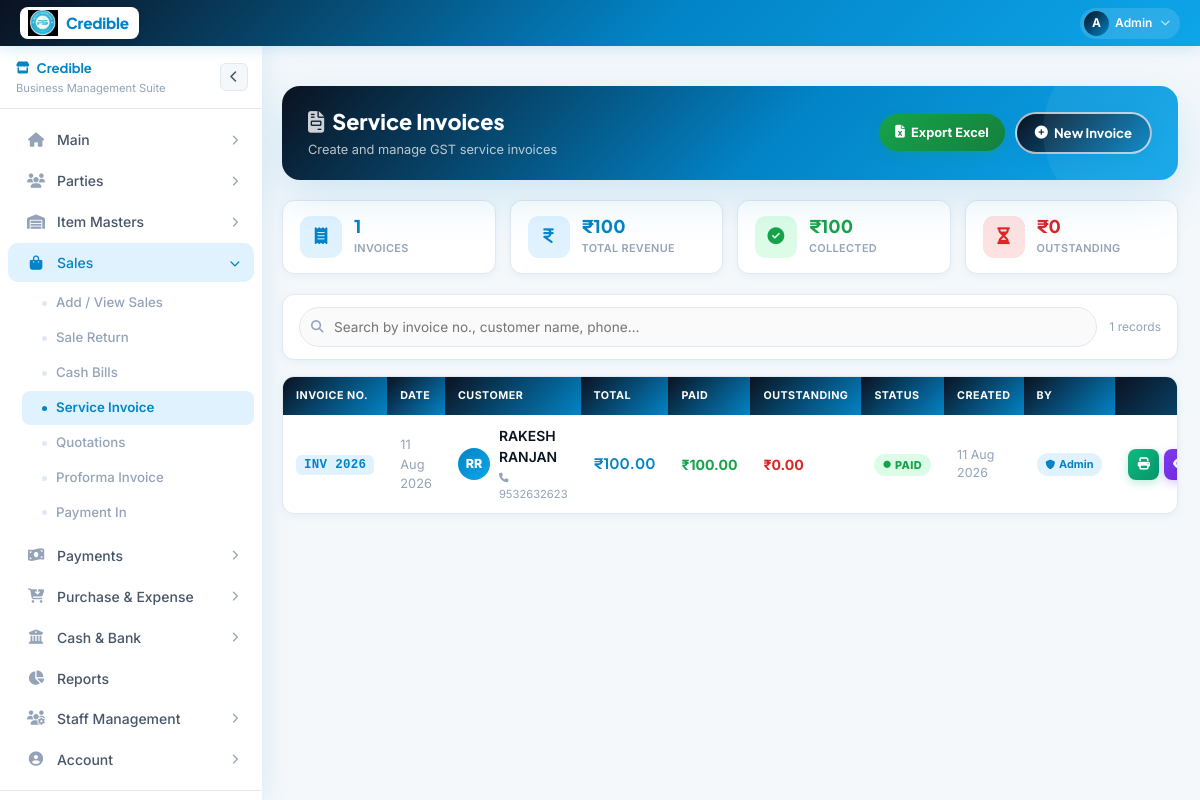
The app's page /service_invoice.php (signed in) with its own data.
### tables this page shows
CREATE TABLE `service_invoices` (
  `id` int(11) NOT NULL AUTO_INCREMENT,
  `invoice_no` varchar(50) DEFAULT NULL,
  `invoice_date` date DEFAULT NULL,
  `delivery_note` text DEFAULT NULL,
  `payment_terms` varchar(255) DEFAULT NULL,
  `reference_no` varchar(50) DEFAULT NULL,
  `buyer_order_no` varchar(50) DEFAULT NULL,
  `dated` date DEFAULT NULL,
  `dispatch_doc_no` varchar(50) DEFAULT NULL,
  `delivery_note_date` date DEFAULT NULL,
  `dispatched_through` varchar(100) DEFAULT NULL,
  `destination` text DEFAULT NULL,
  `terms_of_delivery` text DEFAULT NULL,
  `customer_id` int(11) DEFAULT NULL,
  `customer_name` varchar(255) NOT NULL,
  `customer_phone` varchar(50) DEFAULT NULL,
  `customer_address` text DEFAULT NULL,
  `shipping_address` text DEFAULT NULL,
  `subtotal` decimal(12,2) NOT NULL DEFAULT 0.00,
  `discount_amount` decimal(12,2) NOT NULL DEFAULT 0.00,
  `gst_amount` decimal(12,2) NOT NULL DEFAULT 0.00,
  `total_amount` decimal(12,2) NOT NULL DEFAULT 0.00,
  `payment_method` varchar(50) DEFAULT NULL,
  `paid_amount` decimal(12,2) NOT NULL DEFAULT 0.00,
  `created_by` int(11) NOT NULL,
  `created_at` datetime DEFAULT current_timestamp(),
  `updated_at` datetime DEFAULT current_timestamp() ON UPDATE current_timestamp(),
  PRIMARY KEY (`id`),
  KEY `idx_customer_id` (`customer_id`),
  KEY `idx_created_by` (`created_by`),
  KEY `idx_created_at` (`created_at`)
);

### service_invoice.php (the view, shortened to what this page needs)
<?php
require_once 'config.php';
try {
    $conn->query("ALTER TABLE service_invoice_items ADD COLUMN IF NOT EXISTS service_description TEXT AFTER service_name");
    $conn->query("ALTER TABLE service_invoices ADD COLUMN IF NOT EXISTS invoice_no VARCHAR(50) AFTER id");
    $conn->query("ALTER TABLE service_invoices ADD COLUMN IF NOT EXISTS invoice_date DATE AFTER invoice_no");
    $conn->query("ALTER TABLE service_invoices ADD COLUMN IF NOT EXISTS delivery_note TEXT AFTER invoice_date");
    $conn->query("ALTER TABLE service_invoices ADD COLUMN IF NOT EXISTS payment_terms VARCHAR(255) AFTER delivery_note");
    $conn->query("ALTER TABLE service_invoices ADD COLUMN IF NOT EXISTS reference_no VARCHAR(50) AFTER payment_terms");
    $conn->query("ALTER TABLE service_invoices ADD COLUMN IF NOT EXISTS buyer_order_no VARCHAR(50) AFTER reference_no");
    $conn->query("ALTER TABLE service_invoices ADD COLUMN IF NOT EXISTS dated DATE AFTER buyer_order_no");
    $conn->query("ALTER TABLE service_invoices ADD COLUMN IF NOT EXISTS dispatch_doc_no VARCHAR(50) AFTER dated");
    $conn->query("ALTER TABLE service_invoices ADD COLUMN IF NOT EXISTS delivery_note_date DATE AFTER dispatch_doc_no");
    $conn->query("ALTER TABLE service_invoices ADD COLUMN IF NOT EXISTS dispatched_through VARCHAR(100) AFTER delivery_note_date");
    $conn->query("ALTER TABLE service_invoices ADD COLUMN IF NOT EXISTS destination TEXT AFTER dispatched_through");
    $conn->query("ALTER TABLE service_invoices ADD COLUMN IF NOT EXISTS terms_of_delivery TEXT AFTER destination");
} catch (Exception $e) {
    error_log("Table alter error: " . $e->getMessage());
}
include('layout.php');
$user_type       = $_SESSION['user_type'] ?? 'admin';
try {
    $stmt = $conn->prepare("SELECT * FROM company_details LIMIT 1");
    $stmt->execute();
} catch (Exception $e) {
    $company = ['company_name'=>'Your Company','company_address'=>'','company_gst'=>'','company_logo'=>'','contact_name'=>'','email'=>'','phone'=>'','state'=>''];
    $company_state = '';
}
try {
    $stmt = $conn->prepare("SELECT id, name, phone, address, state FROM customers ORDER BY name ASC");
    $stmt->execute();
} catch (Exception $e) {
    $customers = [];
}
try {
    if ($user_type === 'admin') {
        $stmt = $conn->prepare("SELECT si.*, CASE WHEN au.id IS NOT NULL THEN COALESCE(au.full_name,'Admin') WHEN cu.name IS NOT NULL THEN cu.name ELSE 'Unknown' END AS created_by_name FROM service_invoices si LEFT JOIN users au ON si.created_by = au.id LEFT JOIN create_users cu ON si.created_by = cu.id ORDER BY si.created_at DESC");
        $stmt->execute();
    }
    $service_invoices = $stmt->get_result()->fetch_all(MYSQLI_ASSOC);
} catch (Exception $e) { $error_message = "Error fetching invoices: " . $e->getMessage(); $service_invoices = []; }
$total_invoices    = count($service_invoices);
$total_revenue     = array_sum(array_column($service_invoices, 'total_amount'));
$total_paid        = array_sum(array_column($service_invoices, 'paid_amount'));
$total_outstanding = $total_revenue - $total_paid;
function safeHtml($v) { return htmlspecialchars($v ?? '', ENT_QUOTES, 'UTF-8'); }
?>
<!DOCTYPE html>
<html lang="en">
<head>
<link href="https://cdn.jsdelivr.net/npm/bootstrap@5.3.0/dist/css/bootstrap.min.css" rel="stylesheet">
<link href="https://cdnjs.cloudflare.com/ajax/libs/font-awesome/6.4.0/css/all.min.css" rel="stylesheet">
</head>
<body>
<div class="page-wrap">
    <div class="page-hero">
        <div>
            <div class="hero-title"><i class="fas fa-file-invoice me-2" style="opacity:.8"></i>Service Invoices</div>
            <div class="hero-sub">Create and manage GST service invoices</div>
        </div>
        <div class="hero-actions">
            <button class="btn-export excel" onclick="showExportModal()"><i class="fas fa-file-excel"></i> Export Excel</button>
            <a href="javascript:void(0)" class="btn-primary-c" data-bs-toggle="modal" data-bs-target="#addInvoiceModal">
                <i class="fas fa-plus-circle"></i> New Invoice
            </a>
        </div>
    </div>
    <div class="stats-grid">
        <div class="stat-card">
            <div class="stat-icon purple"><i class="fas fa-receipt"></i></div>
            <div><div class="stat-val purple"><?php echo number_format($total_invoices); ?></div><div class="stat-label">Invoices</div></div>
        </div>
        <div class="stat-card">
            <div class="stat-icon blue"><i class="fas fa-indian-rupee-sign"></i></div>
            <div><div class="stat-val blue">₹<?php echo number_format($total_revenue, 0); ?></div><div class="stat-label">Total Revenue</div></div>
        </div>
        <div class="stat-card">
            <div class="stat-icon green"><i class="fas fa-circle-check"></i></div>
            <div><div class="stat-val green">₹<?php echo number_format($total_paid, 0); ?></div><div class="stat-label">Collected</div></div>
        </div>
        <div class="stat-card">
            <div class="stat-icon red"><i class="fas fa-hourglass-half"></i></div>
            <div><div class="stat-val red">₹<?php echo number_format($total_outstanding, 0); ?></div><div class="stat-label">Outstanding</div></div>
        </div>
    </div>
    <div class="search-bar">
        <div class="search-field">
            <i class="fas fa-search si"></i>
            <input type="text" id="searchInput" class="search-input" placeholder="Search by invoice no., customer name, phone…" oninput="filterTable()">
        </div>
        <div class="search-count" id="tableCount"><?php echo $total_invoices; ?> records</div>
    </div>
    <div class="table-card">
        <div class="table-scroll">
            <table class="data-table" id="invoiceTable">
                <thead>
                    <tr>
                        <th>Invoice No.</th>
                        <th>Date</th>
                        <th>Customer</th>
                        <th>Total</th>
                        <th>Paid</th>
                        <th>Outstanding</th>
                        <th>Status</th>
                        <th>Created</th>
                        <th>By</th>
                        <th style="text-align:center">Actions</th>
                    </tr>
                </thead>
                <tbody id="invoiceBody">
                <?php if (empty($service_invoices)): ?>
                    <tr class="empty-row">
                        <td colspan="10">
                            <div class="empty-icon"><i class="fas fa-file-invoice"></i></div>
                            <div style="font-weight:600;margin-bottom:5px">No service invoices yet</div>
                            <div style="font-size:.8rem">Click <strong>New Invoice</strong> to create one.</div>
                        </td>
                    </tr>
                <?php else: ?>
                    <?php foreach ($service_invoices as $inv):
                        $outstanding = $inv['total_amount'] - $inv['paid_amount'];
                        $status = ($inv['paid_amount'] <= 0) ? 'pending' : (($outstanding > 0.009) ? 'partial' : 'paid');
                        $initials = strtoupper(substr($inv['customer_name'],0,1) . (strpos($inv['customer_name'],' ')!==false ? substr($inv['customer_name'],strpos($inv['customer_name'],' ')+1,1) : ''));
                        $dateIST = (new DateTime($inv['created_at'], new DateTimeZone('UTC')))->setTimezone(new DateTimeZone('Asia/Kolkata'));
                        $invNum = $inv['invoice_no'] ?: 'INV-'.$inv['id'];
                        $searchVal = strtolower($invNum.' '.$inv['customer_name'].' '.($inv['customer_phone']??''));
                    ?>
                    <tr data-search="<?php echo safeHtml($searchVal); ?>">
                        <td><span class="inv-num"><?php echo safeHtml($invNum); ?></span></td>
                        <td style="font-size:.8rem;color:var(--text-muted)"><?php echo !empty($inv['invoice_date']) ? date('d M Y', strtotime($inv['invoice_date'])) : '—'; ?></td>
                        <td>
                            <div class="cust-cell">
                                <div class="cust-avatar"><?php echo $initials; ?></div>
                                <div>
                                    <div class="cust-name"><?php echo safeHtml($inv['customer_name']); ?></div>
                                    <?php if (!empty($inv['customer_phone'])): ?><div class="cust-phone"><i class="fas fa-phone" style="font-size:.6rem;margin-right:2px"></i><?php echo safeHtml($inv['customer_phone']); ?></div><?php endif; ?>
                                </div>
                            </div>
                        </td>
                        <td><div class="amount-cell">₹<?php echo number_format($inv['total_amount'],2); ?></div></td>
                        <td><div class="paid-cell">₹<?php echo number_format($inv['paid_amount'],2); ?></div></td>
                        <td><div class="outstanding-cell">₹<?php echo number_format($outstanding,2); ?></div></td>
                        <td>
                            <span class="status-badge <?php echo $status; ?>">
                                <i class="fas fa-circle" style="font-size:.45rem"></i>
                                <?php echo ucfirst($status); ?>
                            </span>
                        </td>
                        <td style="font-size:.78rem;color:var(--text-muted)"><?php echo $dateIST->format('d M Y'); ?></td>
                        <td>
                            <span class="creator-badge <?php echo $inv['created_by_name'] === 'Admin' ? 'admin' : 'staff'; ?>">
                                <i class="fas fa-<?php echo $inv['created_by_name'] === 'Admin' ? 'shield' : 'user'; ?>" style="font-size:.6rem"></i>
                                <?php echo safeHtml($inv['created_by_name']); ?>
                            </span>
                        </td>
                        <td>
                            <div class="action-group">
                                <a href="service_invoice_print.php?id=<?php echo $inv['id']; ?>" target="_blank" class="act-btn print" data-tip="Print"><i class="fas fa-print"></i></a>
                                <a href="service_inv_view.php?id=<?php echo $inv['id']; ?>" class="act-btn view" data-tip="View"><i class="fas fa-eye"></i></a>
                            </div>
                        </td>
                    </tr>
                    <?php endforeach; ?>
                <?php endif; ?>
                </tbody>
            </table>
        </div>
    </div>
</div>
</body>
</html>

### layout.php (style rules this page uses)
:root { --brand: #0284c7; --brand-dark: #0b1220; --brand-mid: #0ea5e9; --brand-light: #e0f2fe; --brand-xlight: #f0f9ff; --gold: #0369a1; --white: #ffffff; --bg: #f4f8fb; --card: #ffffff; --border: #e2e8f0; --text: #0b1220; --text-mid: #475569; --text-muted: #94a3b8; --success: #16a34a; --danger: #dc2626; --nav-h: 46px; --sb-w: 262px; --sb-w-collapsed: 64px; --radius: 10px; --shadow-nav: 0 2px 16px rgba(2,132,199,.18); --shadow-sb: 4px 0 24px rgba(2,132,199,.10); --transition: 0.28s cubic-bezier(.4,0,.2,1); }
*, *::before, *::after { box-sizing: border-box; margin: 0; padding: 0; }
html { scroll-behavior: smooth; }
body { font-family: 'Inter', sans-serif; background: var(--bg); color: var(--text); overflow-x: hidden; }
.page-wrap, .gb-page-wrap { margin-top: var(--nav-h); margin-left: var(--sb-w); padding: 28px 24px 60px; min-height: calc(100vh - var(--nav-h)); transition: margin-left var(--transition); }

### records on screen
service_invoices: invoice_no "INV 2026", invoice_date "11 Aug 2026", customer_name "RR", customer_name "RAKESH RANJAN", customer_phone "9532632623", total_amount "100.00", paid_amount "100.00", outstanding "0.00", status "PAID", created_at "11 Aug 2026", created_by_name "Admin"

### other values on screen
substr($uname, 0, 1) "A"
explode(' ', $uname)[0] "Admin"
$total_invoices "1"
$total_revenue "100"
$total_paid "100"
$total_outstanding "0"
